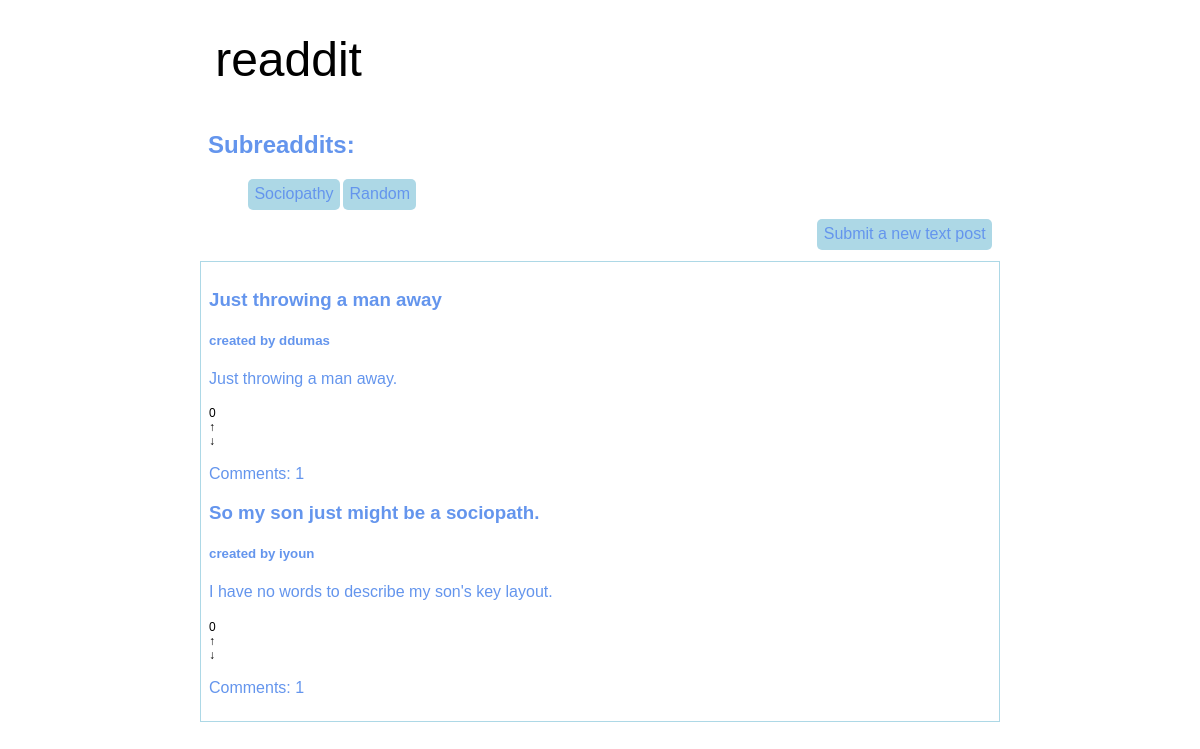
Before: / with the older database file.
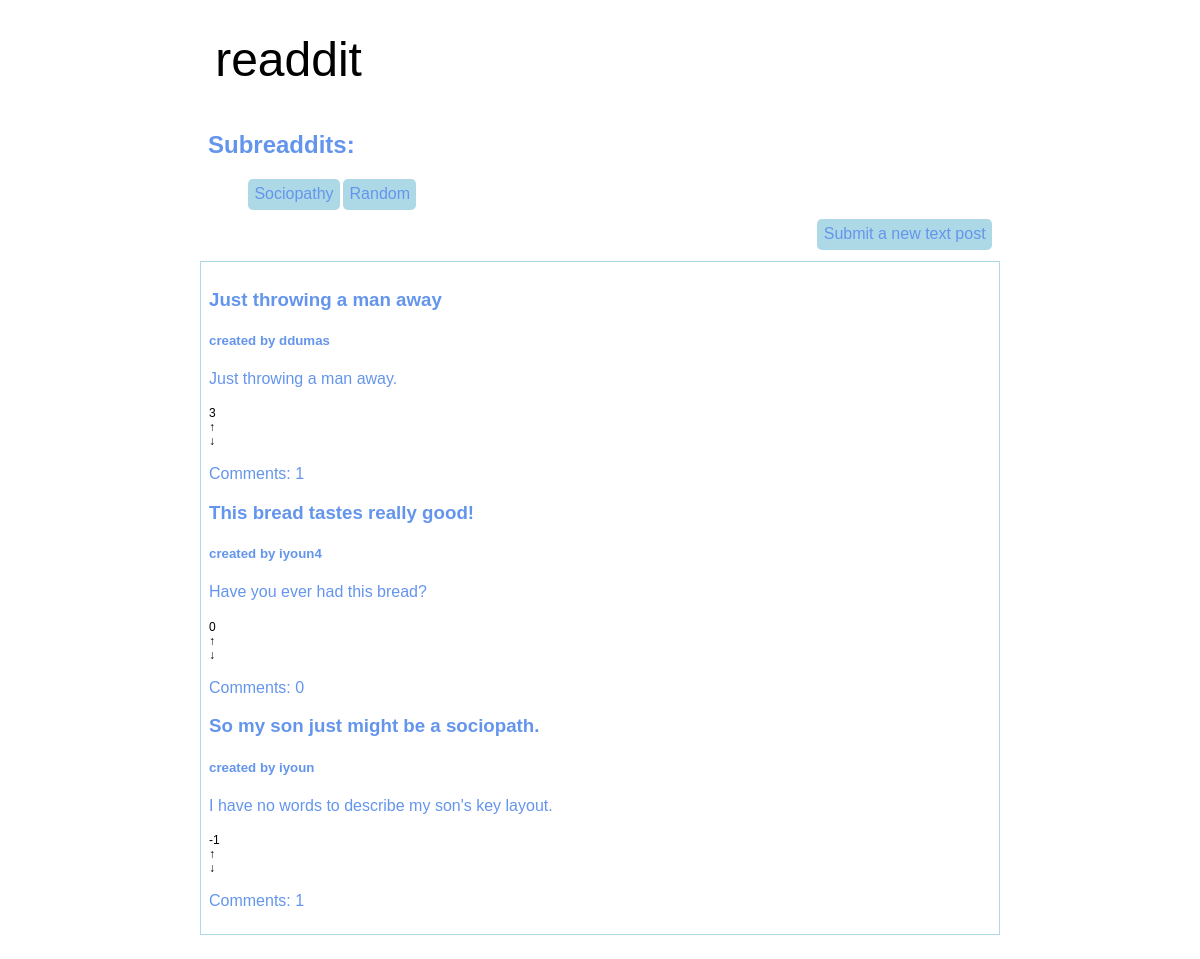
After: the same page with the newer database file.
### tables this page shows
CREATE TABLE posts (
    poid INTEGER PRIMARY KEY,
    title TEXT NOT NULL,
    description TEXT NOT NULL,
    user TEXT NOT NULL,
    created_ts REAL NOT NULL,
    votes REAL,
    subreaddit TEXT NOT NULL
);

### old_readdit.py (the view)
@app.route("/")
def show_front():
    con = sqlite3.connect(DB_FILE) #connects to database
    res = con.execute(
        '''
        SELECT poid, title, description, user, created_ts, votes, subreaddit
        FROM posts
        ORDER BY votes DESC;
        '''
    )
    posts_data = []
    subreaddit_data = []
    for row in res: # for each row in the result, takes information and assigns each column to a key in a dictionary
        res_COM = con.execute(
        '''
        SELECT COUNT(*) FROM comments where poid =?;
        ''',
        (row[0],),
    )
        d = { #creates dictionary for each row that has each column assigned to a key
            'poid': row[0],
            'title': row[1],
            'description': row[2],
            'user': row[3],
            'created_ts': row[4],
            'votes': int(row[5]),
            'comments': res_COM.fetchone()[0]
        }
        subreaddit_data.append(row[6]) #adds what subreaddit each post is under
        posts_data.append(d) #adds each dictionary/row to a list that contains all posts
    con.close()
    return flask.render_template(
        'old_readdit.html', #home page html
        posts_data = posts_data,
        subreaddit_data = set(subreaddit_data) #converts list to a set so that it doesn't relist any subreaddits
    )

### templates/old_readdit.html (shortened to what this page needs)
<!doctype html>
<html>
<head>
    <link rel="stylesheet" href = '/static/old_readdit.css'>
</head>
<body>
    <div class="logo-header">
        <h1><a href='/'>readdit</a></h1>
    </div>
    <div class = "subreaddit-bar">
        <h2>Subreaddits:</h2>
        <ul>
            {% for subreaddit in subreaddit_data %}
            <li class = 'subreaddit-btn'><a href="/r/{{ subreaddit }}/">{{ subreaddit }}</a></li>
            {% endfor %}
        </ul>
    </div>
    <div class="submit-post">
        <ul>
            <li class="btn submit"><a href="/newpost/">Submit a new text post</a></li>
        </ul>
    </div>
    <br>
    <div class="post-list">
        {% for post in posts_data %}
        <div class="post">
            <h3 class="post-title"><a href='/post/{{ post["poid"] }}/'>{{post['title']}}</a></h3>
            <h5 class="post-metadata">created by {{post['user']}}</h5>
            <p class="post-description">{{post['description']}}</p>
            <ul>
                <li class ="vote">{{post["votes"]}}</li>
                <li class="btn vote"><a href="/post/{{ post["poid"] }}/upvote/">↑</a></li>
                <li class="btn vote"><a href="/post/{{ post["poid"] }}/downvote/">↓</a></li>
            </ul>
            <p class="post-comments">Comments: {{post['comments']}}</p>
        </div>
        {% endfor %}
    </div>
</body>
</html>

### static/old_readdit.css (style rules this page uses)
body { font-family: "Helvetica", sans-serif; max-width: 50rem; padding: 1em; margin: auto; background: white; color: cornflowerblue; }
body>div { padding: 0.5em; margin-top: 0.5em; margin-bottom: 0.5em; }
div.logo-header { text-align: left; overflow: auto; background: none; color: black; }
div.logo-header a { text-decoration: none; color: inherit; }
.post-title a { text-decoration: none; color: inherit; }
.post-list { border: 1px solid lightblue; }
div.submit-post a { text-decoration: none; color: inherit; background-color: lightblue; border-radius: 5px; padding: 0.4em; float: right; }
div.submit-post li { list-style-type: none; }
div.logo-header h1 { font-family: 'Nunito', sans-serif; font-weight: normal; font-size: 36pt; display: inline-block; width: auto; margin: auto; padding-top: 0; padding-bottom: 0; padding-left: 0.15em; padding-right: 0.3em; }
.post ul { padding-top: 0.1em; padding: 0; margin: 0; margin-top: 0.2em; font-size: 80%; display: inline-block; text-transform: uppercase; font-variant: small-caps; font-size: 75%; }
.vote { color: black; }
.post li { list-style-type: none; }
.post li a { text-decoration: none; color: inherit; }
.subreaddit-btn { float: left; list-style: none; text-align: center; padding: 0.4em; margin-right: 0.2em; background-color: lightblue; color: cornflowerblue; border-radius: 5px; }
.subreaddit-btn a { text-decoration: none; color: inherit; }

Changed rows visible on the page:
changed posts "So my son just might be a sociopath.": votes "0" → "-1"
changed posts "Just throwing a man away": votes "0" → "3"
added posts: title "This bread tastes really good!", user "iyoun4", description "Have you ever had this bread?", votes "0", comments "0"
